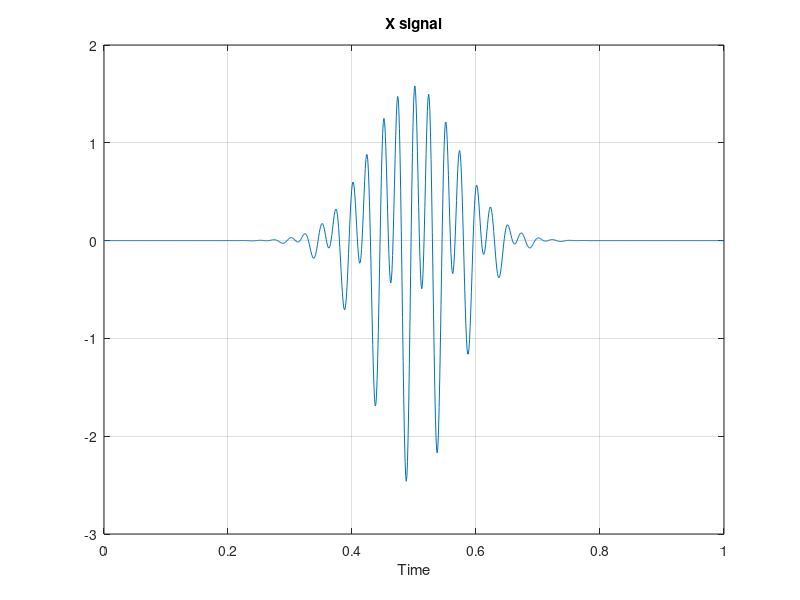
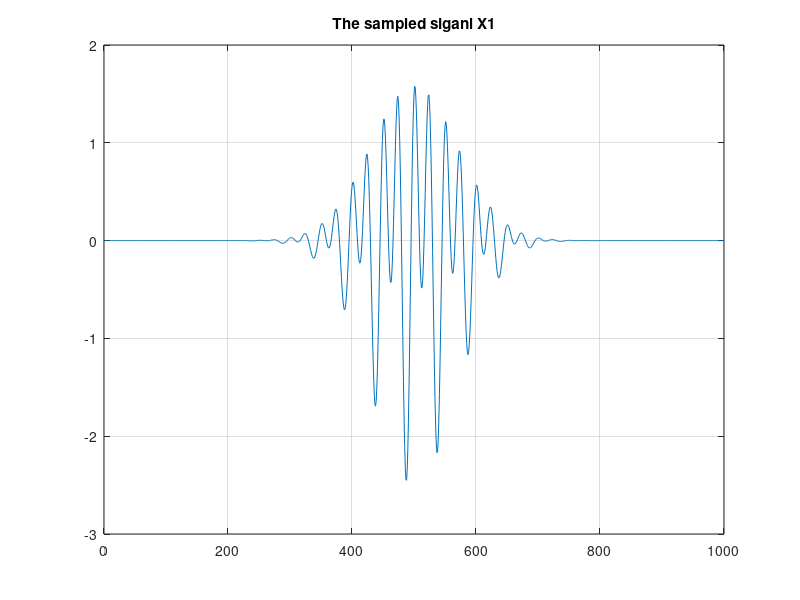
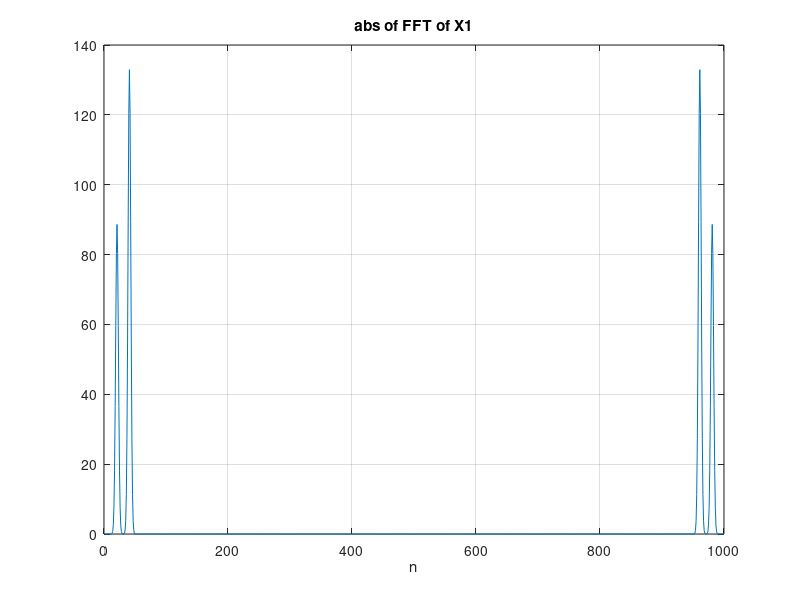
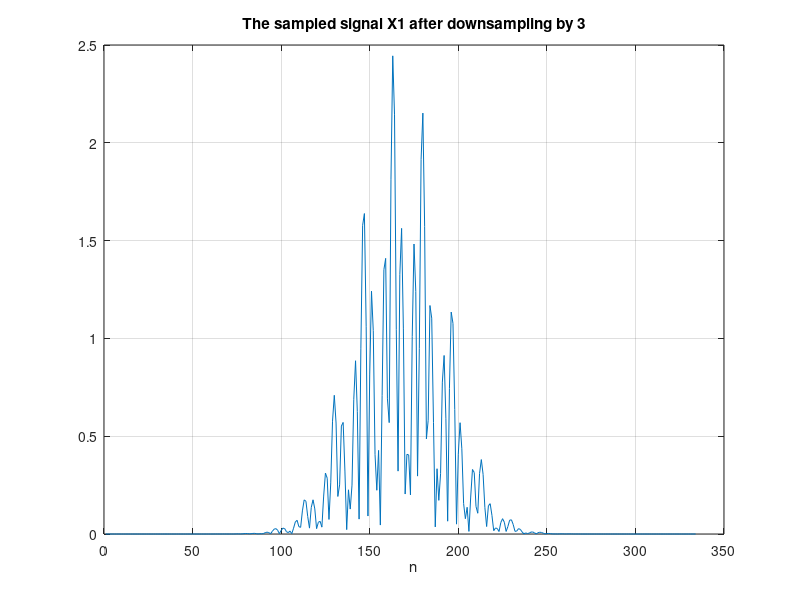

Write MATLAB code to recreate these figures, in order.
load('ex1')
t=linspace(0,1,1000);
f=1e3;
x=(1.5*cos(2*pi*40*t)+sin(2*pi*20*t)).*exp(-100*((t-0.5).^2));
Ts=1./f;
n=1:1:1000;
%figure(4)
%sample=stem(n,x);
x_s=(1.5*cos(2*pi*40*n.*Ts)+sin(2*pi*20*n.*Ts)).*exp(-100*((n.*Ts-0.5).^2));
x_s3=x_s(1:3:1000);
x_s33=upsample(x_s3,3);
x_s333=conv(x_s33,pidiv3filt);
x_s32=conv(x_s33,pidiv2filt);
x_s34=conv(x_s33,pidiv4filt);
x_s36=conv(x_s33,pidiv6filt);


x_s6=x_s(1:3:1000);
x_s66=upsample(x_s3,3);
x_s666=conv(x_s66,pidiv3filt);
x_s62=conv(x_s66,pidiv2filt);
x_s64=conv(x_s66,pidiv4filt);
x_s66=conv(x_s66,pidiv6filt);


figure(3)
plot(t,x)
title('X signal')
xlabel('Time')
grid on 

figure(8)
plot(x_s)
grid on 
title('The sampled siganl X1')

X=fft(x);
X_s=fft(x_s);
fftshift(X);
fftshift(X_s);

figure(9)
plot(abs(X_s))
grid on
title('abs of FFT of X1')
xlabel('n')



figure(10)
plot(abs(x_s3))
title('The sampled signal X1 after downsampling by 3')
xlabel('n')
grid on 

figure(11)
subplot(2,2,1)
plot(t,x,t,x_s333(1,1:1000))
grid on 
legend('Xc','X after interpulation with filter 3')
subplot(2,2,2)
plot(t,x,t,x_s32(1,1:1000))
grid on 
legend('Xc','X after interpulation with filter 2')
subplot(2,2,3)
plot(t,x,t,x_s34(1,1:1000))
grid on 
legend('Xc','X after interpulation with filter 4')
subplot(2,2,4)
plot(t,x,t,x_s36(1,1:1000))
grid on 
legend('Xc','X after interpulation with filter 6')
figure(12)
plot(abs(x_s333))
grid on
title('The absolut value of FFT of interpulation result')
xlabel(' Frequency')
figure(13)
subplot(2,2,1)
plot((x_s333))
grid on
subplot(2,2,2)
plot((conv(x_s33,pidiv6filt)))
grid on
subplot(2,2,3)
plot((conv(x_s33,pidiv2filt)))
grid on
subplot(2,2,4)
plot((conv(x_s33,pidiv4filt)))
grid on

figure(14)
subplot(2,2,1)
plot(t,x,t,x_s666(1,1:1000))
grid on 
legend('Xc','X after interpulation with filter 3')
subplot(2,2,2)
plot(t,x,t,x_s62(1,1:1000))
grid on 
legend('Xc','X after interpulation with filter 2')
subplot(2,2,3)
plot(t,x,t,x_s64(1,1:1000))
grid on 
legend('Xc','X after interpulation with filter 4')
subplot(2,2,4)
plot(t,x,t,x_s66(1,1:1000))
grid on 
legend('Xc','X after interpulation with filter 6')



